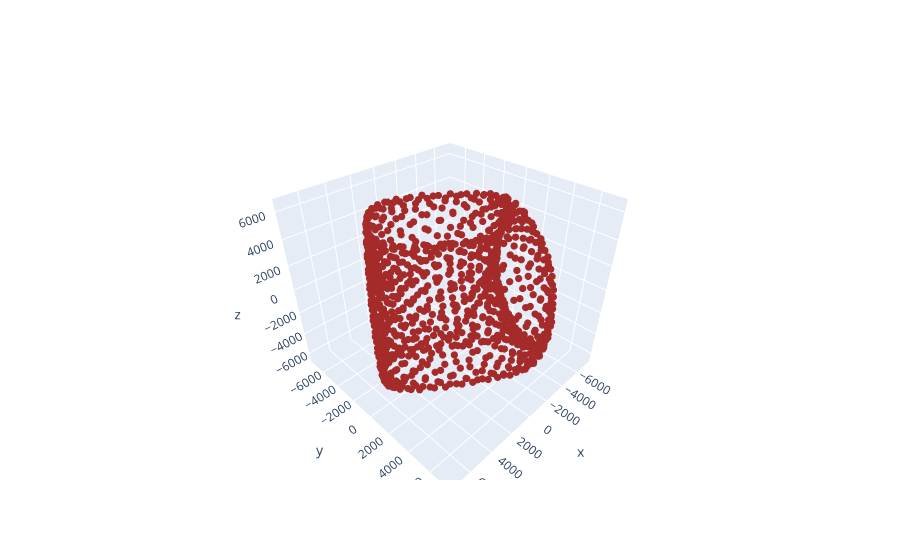

Here is the notebook cell this chart was saved with:
### Code cell
#Task 1 Torus
fig = go.Figure(data=[go.Scatter3d(
    x=SW_pca[:,0], y=SW_pca[:,1], z=SW_pca[:,2], 
    mode ='markers', 
    marker=dict(size = 2.5, color = 'brown')
)] , layout = go.Layout(scene = dict(aspectmode= 'data')))

fig.show()

### Figure 1 — Plotly figure (JSON) as saved in the notebook; plotly's stock layout.template omitted (floating-point values rounded to 4 significant figures; data arrays with more than 128 entries replaced by an {"elided": "..."} marker saying what was removed)
{"data": [{"marker": {"color": "brown", "size": 2.5}, "mode": "markers", "type": "scatter3d", "x": {"elided": "997 float values"}, "y": {"elided": "997 float values"}, "z": {"elided": "997 float values"}}], "layout": {"scene": {"aspectmode": "data"}}}
